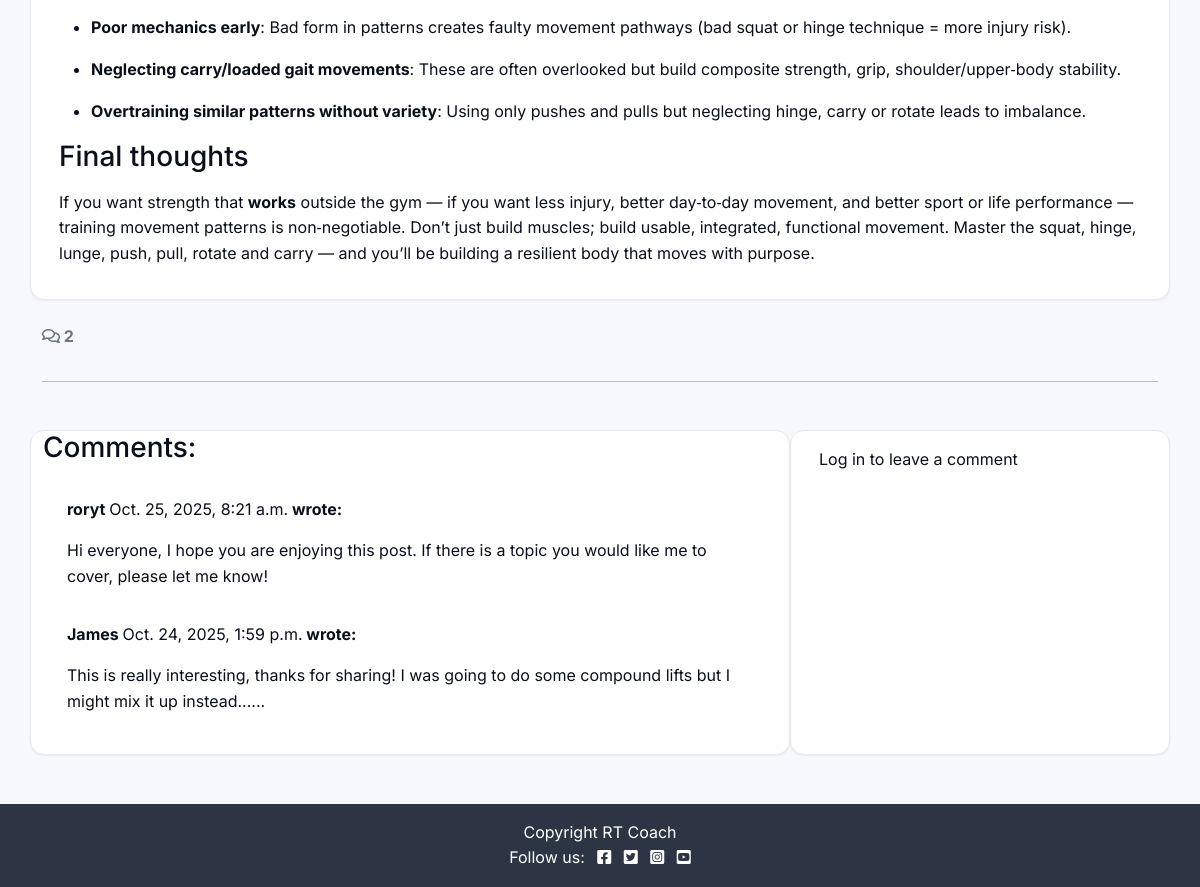
Before: /why-training-movement-patterns-not-just-muscles-makes-you-stronger-more-resilient-functional/ (lower part) with the older database file.
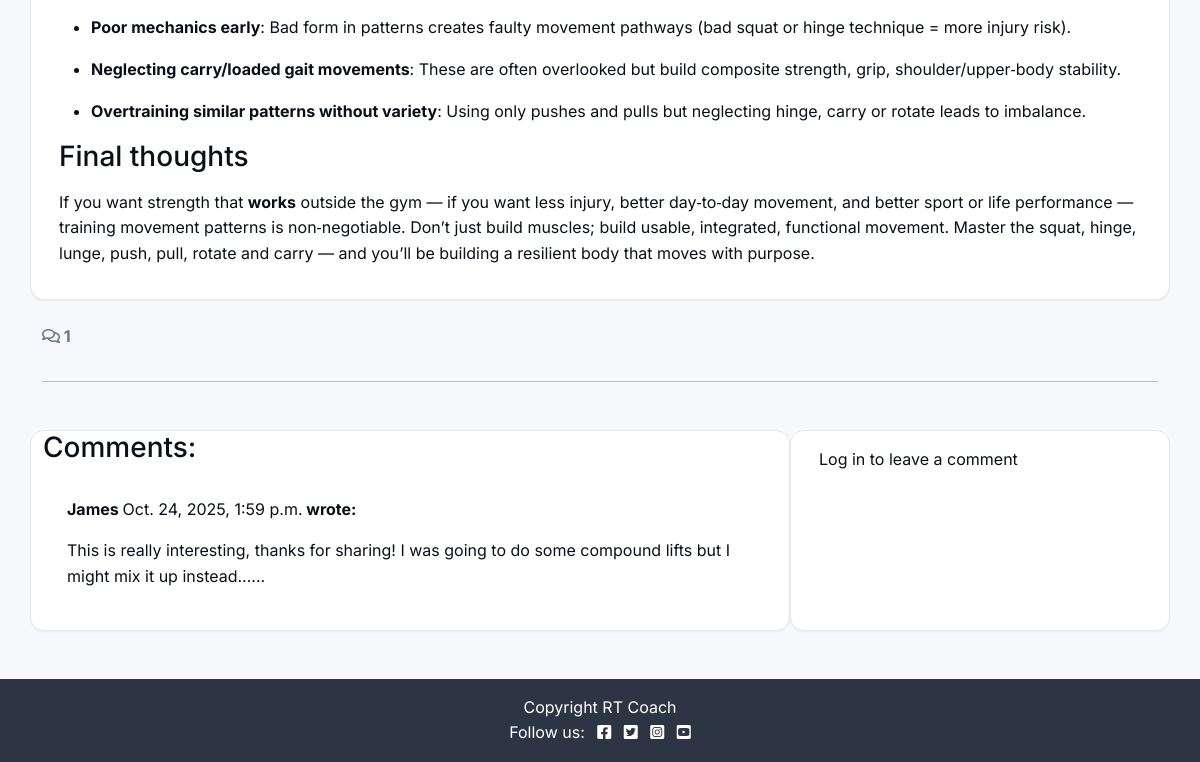
After: the same page with the newer database file.
### blog/models.py (models this page shows, shortened)
class Post(models.Model):
    title = models.CharField(max_length=200, unique=True)
    slug = models.SlugField(max_length=200, unique=True)
    author = models.ForeignKey(
    User, on_delete=models.CASCADE, related_name="blog_posts"
)
    featured_image = CloudinaryField('image', default='placeholder')
    content = models.TextField()
    created_on = models.DateTimeField(auto_now_add=True)
    status = models.IntegerField(choices=STATUS, default=0)
    excerpt = models.TextField(blank=True)
    updated_on = models.DateTimeField(auto_now=True)
    featured_image = CloudinaryField('image', default='placeholder')
    class Meta:
        ordering = ["-created_on"]

class Comment(models.Model):
    post = models.ForeignKey(
        Post, on_delete=models.CASCADE, related_name="comments")
    author = models.ForeignKey(
        User, on_delete=models.CASCADE, related_name="commenter")
    body = models.TextField()
    approved = models.BooleanField(default=False)
    created_on = models.DateTimeField(auto_now_add=True)
    class Meta:
        ordering = ["created_on"]

### blog/views.py (the view)
# urls.py: path("<slug:slug>/", views.post_detail, name="post_detail"),
def post_detail(request, slug):
    post = get_object_or_404(Post.objects.filter(status=1), slug=slug)
    comments = post.comments.all().order_by("-created_on")
    comment_count = post.comments.filter(approved=True).count()
    if request.method == "POST":
        if not request.user.is_authenticated:
            messages.error(request, "Please log in to comment.")
            return redirect("account_login")
        form = CommentForm(data=request.POST)
        if form.is_valid():
            comment = form.save(commit=False)
            comment.author = request.user
            comment.post = post
            comment.save()
            messages.success(request, "Comment submitted and awaiting approval")
            return redirect(request.path + "#comments")
    else:
        form = CommentForm()
    return render(
        request,
        "blog/post_detail.html",
        {
            "post": post,
            "comments": comments,
            "comment_count": comment_count,
            "comment_form": form,
        },
    )

### blog/templates/blog/post_detail.html (shortened to what this page needs)
{% extends "base.html" %}
{% load static %}
{% load crispy_forms_tags %}
{% block content %}
<div class="container">
  <div class="row">
    <div class="col card mb-4 mt-3 left top">
      <div class="card-body">
        <p class="card-text">{{ post.content|safe }}</p>
      </div>
    </div>
  </div>
  <div class="row">
    <div class="col-12">
      <strong class="text-secondary">
        <i class="far fa-comments"></i> {{ comment_count }}
      </strong>
    </div>
    <div class="col-12"><hr></div>
  </div>
  <div class="row">
    <div class="col-md-8 card mb-4 mt-3">
      <h3 id="comments">Comments:</h3>
      <div class="card-body">
        {% for comment in comments %}
  <div class="p-2 comments
    ">
    <p class="fw-bold">
      {{ comment.author }}
      <span class="fw-normal">{{ comment.created_on }}</span> wrote:
    </p>
    <div id="comment{{ comment.id }}">{{ comment.body|linebreaks }}</div>
  </div>
{% empty %}
  <p class="text-muted mb-0">No comments yet.</p>
{% endfor %}
      </div>
    </div>
    <div class="col-md-4 card mb-4 mt-3">
      <div class="card-body">
        {% if user.is_authenticated %}
          <h3>Leave a comment:</h3>
          <p>Posting as: {{ user.username }}</p>
          <form id="commentForm" method="post" style="margin-top: 1.3em;">
            {% csrf_token %}
            {{ comment_form|crispy }}
            <button id="submitButton" type="submit" class="btn btn-signup btn-lg">Submit</button>
          </form>
        {% else %}
          <p>Log in to leave a comment</p>
        {% endif %}
      </div>
    </div>
  </div>
</div>
{% endblock %}

### templates/base.html (shortened to what this page needs)
{% load static %}
{% url 'blog:home' as home_url %}
{% url 'fitness_data:fitness_page' as fitness_url %}
{% url 'account_login' as login_url %}
{% url 'account_signup' as signup_url %}
{% url 'account_logout' as logout_url %}
<!DOCTYPE html>
<html class="h-100" lang="en">
<head>
  <link rel="stylesheet" href="https://cdnjs.cloudflare.com/ajax/libs/font-awesome/5.15.3/css/all.min.css">
  <link href="https://cdn.jsdelivr.net/npm/bootstrap@5.0.1/dist/css/bootstrap.min.css" rel="stylesheet"
>
  <link rel="stylesheet" href="{% static 'css/style.css' %}">
</head>
<body class="d-flex flex-column h-100 main-bg">
  <main class="flex-shrink-0 main-bg py-4">
    <div class="container-fluid">
      {% block content %}{% endblock content %}
    </div>
  </main>
  <footer class="footer mt-auto py-3 dark-bg">
    <p class="m-0 text-center text-white">
      {% block copyright %}
      Copyright RT Coach
      {% endblock copyright %}
    </p>
    <p class="m-0 text-center text-white">
      Follow us:
      <a class="ms-2" href="https://www.facebook.com/" aria-label="Facebook"><i class="fab fa-facebook-square"></i></a>
      <a class="ms-2" href="https://x.com/" aria-label="Twitter"><i class="fab fa-twitter-square"></i></a>
      <a class="ms-2" href="https://www.instagram.com/" aria-label="Instagram"><i
          class="fab fa-instagram-square"></i></a>
      <a class="ms-2" href="https://www.youtube.com/" aria-label="YouTube"><i class="fab fa-youtube-square"></i></a>
    </p>
  </footer>
</body>
</html>

### static/css/style.css (style rules this page uses)
:root { --rt-accent: #e83f5b; --rt-accent-600: #c02f46; --rt-accent-50: #fff1f3; --rt-bg: #f7f8fc; --rt-surface: #ffffff; --rt-ink: #0b0f19; --rt-ink-2: #2d3544; --rt-muted: #6b7280; --rt-border: #e7e9ef; --rt-shadow-1: 0 1px 2px rgba(0,0,0,.06); --rt-shadow-2: 0 8px 22px rgba(0,0,0,.08); --rt-radius: 14px; --rt-radius-sm: 8px; --rt-gap-1: .25rem; --rt-gap-2: .5rem; --rt-gap-3: .75rem; --rt-gap-4: 1rem; --rt-gap-5: 1.25rem; --rt-gap-6: 1.5rem; --rt-font: 'Inter', system-ui, -apple-system, Segoe UI, Roboto, Arial, sans-serif; }
*, *::before, *::after { box-sizing: border-box; }
html { -webkit-text-size-adjust: 100%; }
body { margin: 0; font-family: var(--rt-font); color: var(--rt-ink); background-color: var(--rt-bg); line-height: 1.6; text-rendering: optimizeLegibility; }
a { color: var(--rt-accent); text-decoration: none; }
.main-bg { background-color: var(--rt-bg); }
.dark-bg { background-color: var(--rt-ink-2); color: #fff; }
.card { background: var(--rt-surface); border: 1px solid var(--rt-border); border-radius: var(--rt-radius); box-shadow: var(--rt-shadow-1); transition: transform .08s ease, box-shadow .18s ease, border-color .18s ease; }
.container-fluid { padding-left: var(--rt-gap-4); padding-right: var(--rt-gap-4); }
.row > [class*='col-'] { margin-bottom: var(--rt-gap-4); }
footer a { color: #fff; }

Changed rows visible on the page:
removed Comment: author "roryt", created_on "Oct. 25, 2025, 8:21 a.m.", body "Hi everyone, I hope you are enjoying this post. If there is a topic you would like me to cover, please let me know!"
Other visible differences:
{{ comment_count }}: "2" → "1"
